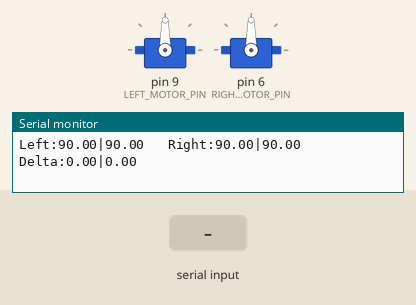
Simulated run of this sketch. Board: Arduino Uno, built with avr-gcc and run on an emulated ATmega328P. On the bench: 2 × servo, the last lines printed to the serial monitor. The inputs (shaded band) are chosen by the test bench.

Above: at 1.3 s.
1.4 s: "90,45,200," received over Serial
At 3.57 s:
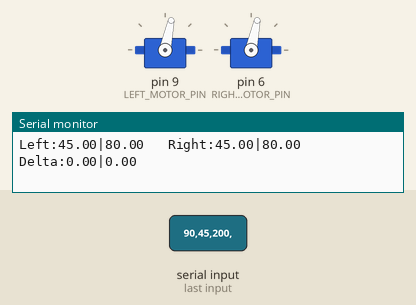
4.4 s: "1,90," received over Serial
7.4 s: "30,150,10," received over Serial
At 8.56 s:
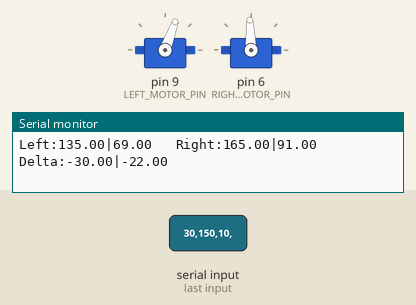
At 9.77 s:
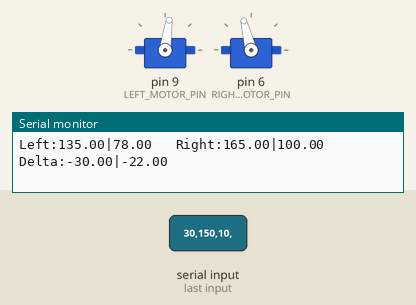
10.4 s: byte 45 ('-') received over Serial
13.4 s: "-," received over Serial
At 13.4 s:
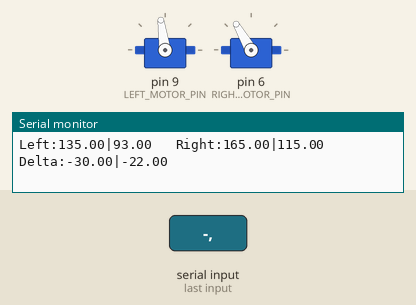
16.4 s: "90,45," received over Serial
Timing chart, 0 to 24.8 s (numbered marks = the images above; inputs shaded):
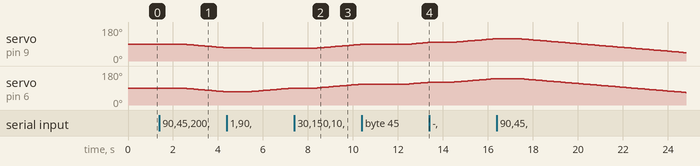

The sketch:

RoboClawCANDamped.ino
```cpp
/**
 * Receives messages via CAN bus and drives PWM outputs for servos or ESCs.
 *
 * Intended for testing of wheelchair control using a RoboClaw motor controller,
 * with commands received over CAN bus from a Chair Breakout Mini attached to
 * a wheelchair joystick.
 *
 * By Chris Fryer (chris.fryer78@gmail.com) and Jonathan Oxer (jon@oxer.com.au)
 * www.superhouse.tv
 */

#include <CAN.h>    // CAN bus communication: https://github.com/sandeepmistry/arduino-CAN (available in library manager)
#include <Servo.h>  // The RoboClaw uses PWM input, so we pretend it's a servo
//#include <PID_v1.h>

// Configuration should be done in the included file:
#include "config.h"

Servo LeftMotor;   // We treat the motor controller (ESC) like a servo
Servo RightMotor;  // We treat the motor controller (ESC) like a servo
String SerialBuffer = ""; // Buffer for incoming serial messages

// The "...InputValue" variables are taken from inputs and mixed or used directly
int XInputValue = MID_OUTPUT_VALUE; // Start at the mid-point
int YInputValue = MID_OUTPUT_VALUE; // Start at the mid-point

// The "...MotorSetpoint" variables are the target speed we want to reach
double LeftMotorSetpoint  = MID_OUTPUT_VALUE; // Start at the mid-point
double RightMotorSetpoint = MID_OUTPUT_VALUE; // Start at the mid-point

// The "...MotorCurrentValue" variables are directly used to drive the motors
double LeftMotorCurrentValue  = MID_OUTPUT_VALUE;
double RightMotorCurrentValue = MID_OUTPUT_VALUE;

//Specify the links and initial tuning parameters
//double Kp=2, Ki=5, Kd=1;
//PID LeftMotorPID(&LeftMotorCurrentValue, &LeftMotorOutputValue, &LeftMotorSetpoint, Kp, Ki, Kd, DIRECT);
//PID RightMotorPID(&RightMotorCurrentValue, &LeftMotorOutputValue, &LeftMotorSetpoint, Kp, Ki, Kd, DIRECT);

// Recalculate the motor speed based on current and target
long last_calculation_time = 0;
unsigned int motor_output_calculation_interval = 100; // How often to update the motor speed
int speed_output_increment = 1; // How big the jump should be per interval

// Serial port reports
long last_report_time = 0;
unsigned int serial_report_interval = 500;

char incoming_message_buffer[12];  // Buffer for incoming CAN messages

/*
 * Setup
 */
void setup() {
  Serial.begin(9600);

  Serial.println("RoboClaw CAN bus interface v1.1");

  Serial.println("Starting CAN Receiver");
  // start the CAN bus at 500 kbps
  if (!CAN.begin(500E3)) {
    Serial.println("Starting CAN failed!");
    while (1);
  } else {
    Serial.println("Started CAN OK");
  }

  // register the receive callback
  CAN.onReceive(onReceive);

  // Set up the motors and make sure they aren't spinning
  LeftMotor.attach(LEFT_MOTOR_PIN);
  RightMotor.attach(RIGHT_MOTOR_PIN);
  LeftMotor.write(LeftMotorSetpoint);
  RightMotor.write(RightMotorSetpoint);

  delay(100);
}

/**
 * Loop
 */
void loop() {
  long current_time = millis(); // Used by various timed events in the loop

  if(current_time > (last_calculation_time + motor_output_calculation_interval))
  {
    // WARNING: the calculations below don't yet account for overshoot, so
    // the increment could take it past the target
    if(LeftMotorCurrentValue < LeftMotorSetpoint)
    {
      LeftMotorCurrentValue += speed_output_increment;
    }
    if(LeftMotorCurrentValue > LeftMotorSetpoint)
    {
      LeftMotorCurrentValue -= speed_output_increment;
    }

    if(RightMotorCurrentValue < RightMotorSetpoint)
    {
      RightMotorCurrentValue += speed_output_increment;
    }
    if(RightMotorCurrentValue > RightMotorSetpoint)
    {
      RightMotorCurrentValue -= speed_output_increment;
    }

    last_calculation_time = current_time;
  }
  // Set the motors to their currently configured speeds
  //LeftMotorPID.Compute();
  //RightMotorPID.Compute();

  LeftMotor.write(LeftMotorCurrentValue);
  RightMotor.write(RightMotorCurrentValue);

  //LeftMotor.write(LeftMotorSetpoint);
  //RightMotor.write(RightMotorSetpoint);

  if(OUTPUT_DEBUG)
  {
    if(current_time > (last_report_time + serial_report_interval))
    {
      //LeftMotorPID.Compute();
      //RightMotorPID.Compute();
      //LeftMotorCurrentValue = LeftMotorOutputValue;
      //RightMotorCurrentValue = RightMotorOutputValue;

      Serial.print("Left:");
      Serial.print(LeftMotorSetpoint);
      Serial.print("|");
      Serial.print(LeftMotorCurrentValue);

      Serial.print("   Right:");
      Serial.print(RightMotorSetpoint);
      Serial.print("|");
      Serial.print(RightMotorCurrentValue);

      Serial.print("   Delta:");
      Serial.print(LeftMotorSetpoint - RightMotorSetpoint);
      Serial.print("|");
      Serial.print(LeftMotorCurrentValue - RightMotorCurrentValue);

      Serial.println("");
      last_report_time = current_time;
    }
  }

  processSerialCommands();

  // WARNING: only one of these below should be uncommented
  //splitInputChannels();
  mixInputChannels();
}

/**
 * Check the serial buffer for any messages. The format is a pair of numbers
 * that represent the X and Y joystick positions, with "90" as the mid point:
 * "90,90" is joystick centered.
 * "80,90" is joystick slightly left.
 * "100,90" is joystick slightly right.
 * "100,120" is joystick slightly right and forward.
 */
void processSerialCommands()
{
  /*
  while (Serial.available() > 0) {
    int inChar = Serial.read();
    if (isDigit(inChar)) {
      // Convert the incoming byte to a char and add it to the string:
      SerialBuffer += (char)inChar;
    }
    if (inChar == '\n') {
      int InputValue = SerialBuffer.toInt();
      if((InputValue >= MIN_OUTPUT_VALUE) && (InputValue <= MAX_OUTPUT_VALUE))
      {
        XInputValue = InputValue;
        YInputValue = InputValue;
        Serial.print("Setting speed: ");
        Serial.println(InputValue, DEC);
      }

      // clear the string for new input:
      SerialBuffer = "";
    }
  }
  */
  while (Serial.available() > 0) {
    String XInputString  = Serial.readStringUntil(',');
    Serial.read(); //next character is comma, so skip it using this
    String YInputString = Serial.readStringUntil('\n');
    int XInputRaw = XInputString.toInt();
    int YInputRaw = YInputString.toInt();
    if(XInputRaw > MIN_OUTPUT_VALUE && XInputRaw < MAX_OUTPUT_VALUE && YInputRaw > MIN_OUTPUT_VALUE && YInputRaw < MAX_OUTPUT_VALUE)
    {
      XInputValue = XInputRaw;
      YInputValue = YInputRaw;
    }
  }
}

/**
 * Treat X and Y input values as separate, and send them to the motors individually
 */
void splitInputChannels()
{
  LeftMotorSetpoint  = XInputValue;
  RightMotorSetpoint = YInputValue;
}

/**
 * Mix the X and Y input values together to calculate a vector, and drive the
 * motors to match that vector
 */
void mixInputChannels()
{
  int Speed    = MID_OUTPUT_VALUE;  // Forward / reverse speed of the chair
  int TurnRate = MID_OUTPUT_VALUE;  // Lower values turn left, higher turn right

  /*
   * NOTE: Scaling the turn rate below is critical to making the chair behave in
   * an intuitive way. If this is not scaled, the turn rate can cancel out the speed
   * of the chair and make it work in a surprising way. For example, without turn
   * rate scaling, if the joystick is moved diagonally to the front right (such as
   * position 100,100) the chair won't move forward at all, it will turn on the spot
   * with the right motor stopped and left motor at speed 100.
   */
  Speed = YInputValue - MID_OUTPUT_VALUE;
  TurnRate = (XInputValue - MID_OUTPUT_VALUE) / 4;

  // Determine left and right motor values
  int left_speed  = Speed + TurnRate;
  //int left_magnitude = abs(left_speed);
  int right_speed = Speed - TurnRate;
  //int right_magnitude = abs(right_speed);

  LeftMotorSetpoint  = left_speed  + MID_OUTPUT_VALUE;
  RightMotorSetpoint = right_speed + MID_OUTPUT_VALUE;
}


/**
 * Callback when a CAN packet arrives
 */
void onReceive(int packetSize) {
  // received a packet
    int integerValue = 0;    // throw away previous integerValue
    char incomingByte;
    byte is_negative = 0;
    int i = 0;
    while (CAN.available()) {
      //Serial.print((char)CAN.read());
      incomingByte = (char)CAN.read();
      incoming_message_buffer[i] = incomingByte;
      i++;
      if(incomingByte == '-')
      {
        is_negative = true;
      } else {
        integerValue *= 10;  // shift left 1 decimal place
        // convert ASCII to integer, add, and shift left 1 decimal place
        integerValue = ((incomingByte - 48) + integerValue);
      }
    }

    if(is_negative)
    {
      integerValue = integerValue * -1;
    }

    int axis_output = 0;
    // Only print packet data for non-RTR packets
    if(CAN.packetId() == 0x12)  // Packet ID 0x12 for X axis
    {
      if(CAN_DEBUG)
      {
        Serial.print("X=");
        Serial.print(integerValue, DEC);
      }

      axis_output = map(integerValue, -75, +75, MIN_OUTPUT_VALUE, MAX_OUTPUT_VALUE);
      XInputValue = constrain(axis_output, MIN_OUTPUT_VALUE, MAX_OUTPUT_VALUE);
    }
    if(CAN.packetId() == 0x13)  // Packet ID 0x13 for Y axis
    {
      if(CAN_DEBUG)
      {
        Serial.print("     Y=");
        Serial.println(integerValue, DEC);
      }
      axis_output = map(integerValue, -75, +75, MIN_OUTPUT_VALUE, MAX_OUTPUT_VALUE);
      YInputValue = constrain(axis_output, MIN_OUTPUT_VALUE, MAX_OUTPUT_VALUE);
    }
}
```

config.h
```cpp
// Debug options
#define CAN_DEBUG false
#define OUTPUT_DEBUG true

#define LEFT_MOTOR_PIN  9
#define RIGHT_MOTOR_PIN 6

// Don't output more than this using PWM. Scale to make this 100% output
// ludicrous mode!!
#define MAX_OUTPUT_VALUE 180
#define MID_OUTPUT_VALUE 90
#define MIN_OUTPUT_VALUE  0

//#define MAX_OUTPUT_VALUE 120
//#define MID_OUTPUT_VALUE 90
//#define MIN_OUTPUT_VALUE 60

#define REFERENCE_OFFSET_MULTIPLIER 0.013 // Magic number!
```

Measured:
- after the input at 1.4 s, servo on pin 9 (LEFT_MOTOR_PIN), servo on pin 6 (RIGHT_MOTOR_PIN): moves from 90° to 70° over 1.9 s, starting after 1.0 s
- after the input at 7.4 s, servo on pin 9 (LEFT_MOTOR_PIN): moves from 68° to 88° over 1.9 s, starting after 1.0 s
